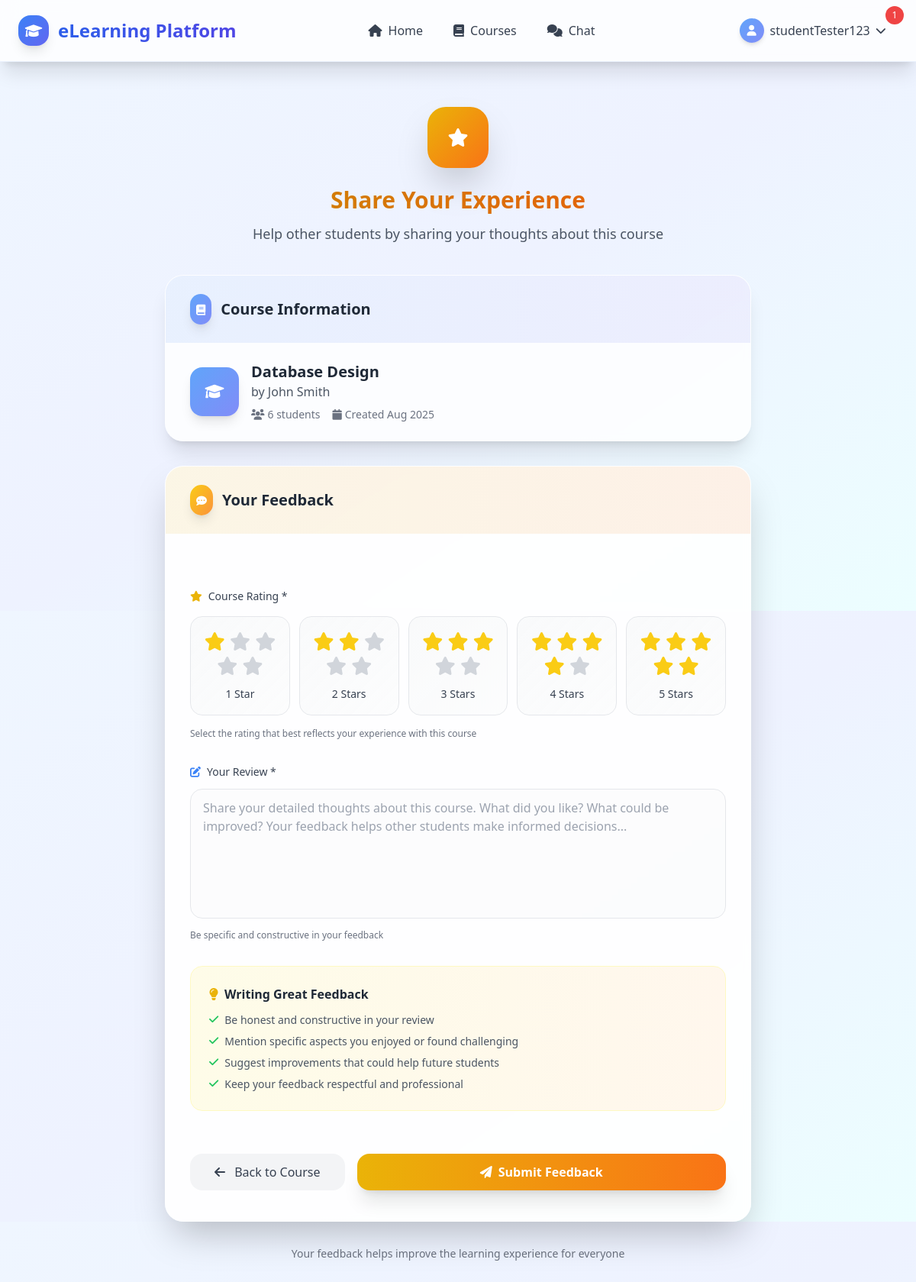
Page /courses/3/feedback/ (signed in) on the committed database.
### users/models.py (models this page shows, shortened)
class User(AbstractUser):
    USER_TYPE_CHOICES = (
        ('student', 'Student'),
        ('teacher', 'Teacher'),
    )
    user_type = models.CharField(max_length=10, choices=USER_TYPE_CHOICES, default='student')
    profile_picture = models.ImageField(upload_to='profile_pics/', null=True, blank=True)
    bio = models.TextField(max_length=500, blank=True)
    date_of_birth = models.DateField(null=True, blank=True)
    phone_number = models.CharField(max_length=15, blank=True)
    is_blocked = models.BooleanField(default=False)
    blocked_at = models.DateTimeField(null=True, blank=True)
    blocked_by = models.ForeignKey('self', on_delete=models.SET_NULL, null=True, blank=True, related_name='blocked_users')
    def is_teacher(self):
        return self.user_type == 'teacher'
    def is_student(self):
        return self.user_type == 'student'

### courses/models.py (models this page shows, shortened)
class Course(models.Model):
    title = models.CharField(max_length=200)
    description = models.TextField()
    teacher = models.ForeignKey(settings.AUTH_USER_MODEL, on_delete=models.CASCADE, related_name='taught_courses')
    students = models.ManyToManyField(settings.AUTH_USER_MODEL, through='Enrollment', related_name='enrolled_courses')
    created_at = models.DateTimeField(auto_now_add=True)
    updated_at = models.DateTimeField(auto_now=True)
    is_active = models.BooleanField(default=True)
    def get_student_count(self):
        return self.students.count()

### courses/views.py (the view)
# urls.py: path('<int:course_id>/feedback/', views.leave_feedback, name='leave_feedback'),
@login_required
def leave_feedback(request, course_id):
    if not request.user.is_student():
        messages.error(request, 'Only students can leave feedback.')
        return redirect('course_list')
    course = get_object_or_404(Course, id=course_id)
    if not course.students.filter(id=request.user.id).exists():
        messages.error(request, 'You must be enrolled in the course to leave feedback.')
        return redirect('course_detail', course_id=course.id)
    if request.method == 'POST':
        form = FeedbackForm(request.POST)
        if form.is_valid():
            feedback, created = Feedback.objects.get_or_create(
                student=request.user,
                course=course,
                defaults=form.cleaned_data
            )
            if not created:
                feedback.rating = form.cleaned_data['rating']
                feedback.comment = form.cleaned_data['comment']
                feedback.save()
            messages.success(request, 'Feedback submitted successfully!')
            return redirect('course_detail', course_id=course.id)
    else:
        form = FeedbackForm()
    context = {
        'form': form,
        'course': course,
    }
    return render(request, 'courses/leave_feedback.html', context)

### courses/forms.py
class FeedbackForm(forms.ModelForm):
    class Meta:
        model = Feedback
        fields = ['rating', 'comment']
        widgets = {
            'comment': forms.Textarea(attrs={'rows': 3}),
        }

### users/context_processors.py (called while the page is built)
def notification_count(request):
    if request.user.is_authenticated:
        unread_count = request.user.notifications.filter(is_read=False).count()
        return {'unread_notifications_count': unread_count}
    return {'unread_notifications_count': 0}

### templates/courses/leave_feedback.html (shortened to what this page needs)
{% extends 'base.html' %}
{% block content %}
<div class="min-h-screen py-12 px-4 sm:px-6 lg:px-8">
  <div class="max-w-3xl mx-auto">
    <div class="text-center mb-10">
      <div class="w-20 h-20 bg-gradient-to-br from-yellow-500 to-orange-500 rounded-3xl mx-auto mb-6 flex items-center justify-center shadow-2xl">
        <i class="fas fa-star text-white text-2xl"></i>
      </div>
      <h2 class="text-3xl font-bold bg-gradient-to-r from-yellow-600 to-orange-600 bg-clip-text text-transparent">
      </h2>
      <p class="text-gray-600 mt-3 text-lg">Help other students by sharing your thoughts about this course</p>
    </div>
    <div class="bg-white/80 backdrop-blur-sm rounded-3xl shadow-xl border border-white/20 overflow-hidden mb-8">
      <div class="bg-gradient-to-r from-blue-500/10 to-indigo-500/10 px-8 py-6">
        <div class="flex items-center space-x-3">
          <div class="p-2 bg-gradient-to-br from-blue-400 to-indigo-400 rounded-2xl shadow-lg">
            <i class="fas fa-book text-white text-sm"></i>
          </div>
          <h3 class="text-xl font-bold text-gray-800">Course Information</h3>
        </div>
      </div>
      <div class="px-8 py-6">
        <div class="flex items-center space-x-4">
          <div class="w-16 h-16 bg-gradient-to-br from-blue-400 to-indigo-400 rounded-2xl flex items-center justify-center shadow-lg">
            <i class="fas fa-graduation-cap text-white text-xl"></i>
          </div>
          <div>
            <h4 class="text-xl font-bold text-gray-800">{{ course.title }}</h4>
            <p class="text-gray-600">by {{ course.teacher.get_full_name|default:course.teacher.username }}</p>
            <div class="flex items-center space-x-4 mt-2 text-sm text-gray-500">
              <span class="flex items-center">
                <i class="fas fa-users mr-1"></i>
                {{ course.get_student_count }} students
              </span>
              <span class="flex items-center">
                <i class="fas fa-calendar mr-1"></i>
                Created {{ course.created_at|date:"M Y" }}
              </span>
            </div>
          </div>
        </div>
      </div>
    </div>
    <div class="bg-white/90 backdrop-blur-sm rounded-3xl shadow-2xl border border-white/20 overflow-hidden">
      <div class="bg-gradient-to-r from-yellow-500/10 to-orange-500/10 px-8 py-6">
        <div class="flex items-center space-x-3">
          <div class="p-2 bg-gradient-to-br from-yellow-400 to-orange-400 rounded-2xl shadow-lg">
            <i class="fas fa-comment-dots text-white text-sm"></i>
          </div>
          <h3 class="text-xl font-bold text-gray-800">Your Feedback</h3>
        </div>
      </div>
      <div class="px-8 py-10">
        <form method="post" class="space-y-8">
          <div class="space-y-4">
            <label class="block text-sm font-medium text-gray-700">
              <i class="fas fa-star mr-2 text-yellow-500"></i>Course Rating *
            </label>
            <div class="grid grid-cols-5 gap-3">
              {% for i in "12345" %}
              <div class="group">
                <label for="rating_{{ i }}" class="block w-full p-4 bg-gradient-to-br from-gray-50 to-gray-50/50 border border-gray-200 rounded-2xl cursor-pointer hover:border-yellow-300 hover:shadow-md transition-all duration-300 text-center group-hover:scale-105">
                  <div class="text-2xl mb-2">
                    {% for j in "12345" %}
                      {% if j|add:"0" <= i|add:"0" %}
                        <i class="fas fa-star text-yellow-400"></i>
                      {% else %}
                        <i class="fas fa-star text-gray-300"></i>
                      {% endif %}
                    {% endfor %}
                  </div>
                  <span class="text-sm font-medium text-gray-700">{{ i }} Star{{ i|add:"0"|pluralize }}</span>
                </label>
              </div>
              {% endfor %}
            </div>
            <p class="text-xs text-gray-500 mt-2">Select the rating that best reflects your experience with this course</p>
          </div>
          <div class="group">
            <label for="id_comment" class="block text-sm font-medium text-gray-700 mb-3">
              <i class="fas fa-edit mr-2 text-blue-500"></i>Your Review *
            </label>
            <textarea
              name="comment"
              rows="6"
              class="w-full px-4 py-3 bg-gray-50/50 border border-gray-200 rounded-2xl focus:outline-none focus:ring-2 focus:ring-blue-500 focus:border-transparent focus:bg-white transition-all duration-300 group-hover:border-blue-300 resize-none"
              id="id_comment"
              placeholder="Share your detailed thoughts about this course. What did you like? What could be improved? Your feedback helps other students make informed decisions..."
              required
            ></textarea>
            <p class="text-xs text-gray-500 mt-2">Be specific and constructive in your feedback</p>
          </div>
          <div class="bg-gradient-to-r from-yellow-50 to-orange-50 rounded-2xl p-6 border border-yellow-100">
            <h4 class="font-semibold text-gray-800 mb-3 flex items-center">
              <i class="fas fa-lightbulb mr-2 text-yellow-500"></i>
              Writing Great Feedback
            </h4>
            <ul class="space-y-2 text-sm text-gray-600">
              <li class="flex items-start">
                <i class="fas fa-check text-green-500 mr-2 mt-0.5"></i>
                Be honest and constructive in your review
              </li>
              <li class="flex items-start">
                <i class="fas fa-check text-green-500 mr-2 mt-0.5"></i>
                Mention specific aspects you enjoyed or found challenging
              </li>
              <li class="flex items-start">
                <i class="fas fa-check text-green-500 mr-2 mt-0.5"></i>
                Suggest improvements that could help future students
              </li>
              <li class="flex items-start">
                <i class="fas fa-check text-green-500 mr-2 mt-0.5"></i>
                Keep your feedback respectful and professional
              </li>
            </ul>
          </div>
          <div class="flex flex-col sm:flex-row gap-4 pt-6">
            <a
              href="{% url 'course_detail' course.id %}"
              class="flex-1 sm:flex-initial px-8 py-3 bg-gray-100 hover:bg-gray-200 text-gray-700 font-medium rounded-2xl transition-all duration-300 text-center"
            >
              <i class="fas fa-arrow-left mr-2"></i>
              Back to Course
            </a>
            <button
              type="submit"
              class="flex-1 bg-gradient-to-r from-yellow-500 to-orange-500 hover:from-yellow-600 hover:to-orange-600 text-white font-bold py-3 px-8 rounded-2xl shadow-xl hover:shadow-2xl transform hover:scale-105 transition-all duration-300 flex items-center justify-center space-x-2"
            >
              <i class="fas fa-paper-plane"></i>
              <span>Submit Feedback</span>
            </button>
          </div>
        </form>
      </div>
    </div>
    <div class="text-center mt-8">
      <p class="text-gray-500 text-sm">
        Your feedback helps improve the learning experience for everyone
      </p>
    </div>
  </div>
</div>
{% endblock %}

### templates/base.html (shortened to what this page needs)
<!DOCTYPE html>
<html lang="en">
  <head>
    <script src="https://cdn.tailwindcss.com"></script>
    <link
      href="https://cdnjs.cloudflare.com/ajax/libs/font-awesome/6.0.0/css/all.min.css"
      rel="stylesheet"
    />
  </head>
  <body class="bg-gradient-to-br from-blue-50 via-indigo-50 to-cyan-50 min-h-screen pt-[60px]">
    <nav class="bg-white/80 backdrop-blur-md shadow-xl border-b border-blue-100/50 fixed w-full top-0" style="z-index: 100;">
      <div class="max-w-7xl mx-auto px-6">
        <div class="flex justify-between h-20">
          <div class="flex items-center">
            <a
              href="{% url 'home' %}"
              class="flex items-center bg-gradient-to-r from-blue-600 to-indigo-600 bg-clip-text text-transparent font-bold text-2xl hover:from-blue-700 hover:to-indigo-700 transition-all duration-300"
            >
              <div class="w-10 h-10 bg-gradient-to-br from-blue-500 to-indigo-500 rounded-2xl flex items-center justify-center mr-3 shadow-lg">
                <i class="fas fa-graduation-cap text-white text-lg"></i>
              </div>
            </a>
          </div>
          <div class="hidden md:flex items-center space-x-2">
            <a
              href="{% url 'home' %}"
              class="px-4 py-2 text-gray-700 hover:text-blue-600 hover:bg-blue-50 rounded-2xl transition-all duration-300 font-medium"
            >
              <i class="fas fa-home mr-2"></i>Home
            </a>
            <a
              href="{% url 'course_list' %}"
              class="px-4 py-2 text-gray-700 hover:text-blue-600 hover:bg-blue-50 rounded-2xl transition-all duration-300 font-medium"
            >
              <i class="fas fa-book mr-2"></i>Courses
            </a>
            <a
              href="{% url 'chat_list' %}"
              class="px-4 py-2 text-gray-700 hover:text-blue-600 hover:bg-blue-50 rounded-2xl transition-all duration-300 font-medium"
            >
              <i class="fas fa-comments mr-2"></i>Chat
            </a>
          </div>
          <div class="hidden md:flex items-center">
            {% if user.is_authenticated %}
            <div class="relative group">
              <button
                class="flex items-center px-4 py-2 text-gray-700 hover:text-blue-600 hover:bg-blue-50 rounded-2xl focus:outline-none transition-all duration-300 font-medium"
              >
                <div class="w-8 h-8 bg-gradient-to-br from-blue-400 to-indigo-400 rounded-full flex items-center justify-center mr-2 shadow-md">
                  <i class="fas fa-user text-white text-sm"></i>
                </div>
                {{ user.username }}
                <i class="fas fa-chevron-down ml-2 text-sm"></i>
              </button>
              {% if unread_notifications_count > 0 %}
              <div class="absolute -top-2 -right-2 bg-red-500 text-white text-xs rounded-full h-6 w-6 flex items-center justify-center">
                {{ unread_notifications_count }}
              </div>
              {% endif %}
            </div>
            {% endif %}
          </div>
        </div>
      </div>
    </nav>
    <main class="max-w-7xl mx-auto  py-8 px-6 sm:px-8 lg:px-10 z-0">
       {% block content %}{% endblock %}
    </main>
  </body>
</html>

### rows in the picture
User: username "studentTester123"
Course: title "Database Design", teacher.get_full_name "John Smith", get_student_count "6", created_at "Aug 2025"

### other values in the picture
{{ unread_notifications_count }} "1"
{{ i }} "1" "2" "3" "4" "5"
